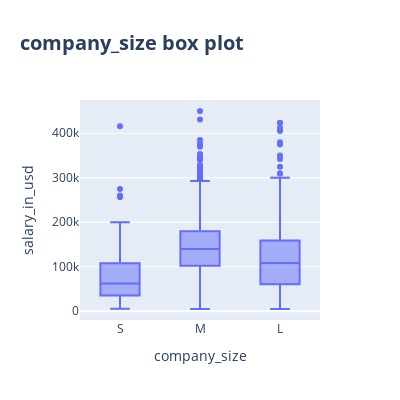

Notebook code cell kept with this figure:
### Code cell
# Plotly 그래프의 제목 설정하기
fig = px.box(
    data_frame=df, x='company_size', y='salary_in_usd',
    width=400, height=400,
    title='<b>company_size box plot</b>',
    category_orders={'company_size':['S','M','L']}
)
fig.update_layout({'title_font_size':20})
fig.show()

### Figure 1 — Plotly figure (JSON) as saved in the notebook; plotly's stock layout.template omitted (floating-point values rounded to 4 significant figures; data arrays with more than 128 entries replaced by an {"elided": "..."} marker saying what was removed)
{"data": [{"alignmentgroup": "True", "hovertemplate": "company_size=%{x}<br>salary_in_usd=%{y}<extra></extra>", "legendgroup": "", "marker": {"color": "#636efa"}, "name": "", "notched": false, "offsetgroup": "", "orientation": "v", "showlegend": false, "type": "box", "x": {"elided": "3755 str values"}, "x0": " ", "xaxis": "x", "y": {"elided": "3755 int values"}, "y0": " ", "yaxis": "y"}], "layout": {"boxmode": "group", "height": 400, "legend": {"tracegroupgap": 0}, "title": {"font": {"size": 20}, "text": "<b>company_size box plot</b>"}, "width": 400, "xaxis": {"anchor": "y", "autorange": true, "categoryarray": ["S", "M", "L"], "categoryorder": "array", "domain": [0, 1], "range": [-0.5, 2.5], "title": {"text": "company_size"}, "type": "category"}, "yaxis": {"anchor": "x", "autorange": true, "domain": [0, 1], "range": [-19580.0, 474700.0], "title": {"text": "salary_in_usd"}, "type": "linear"}}}
